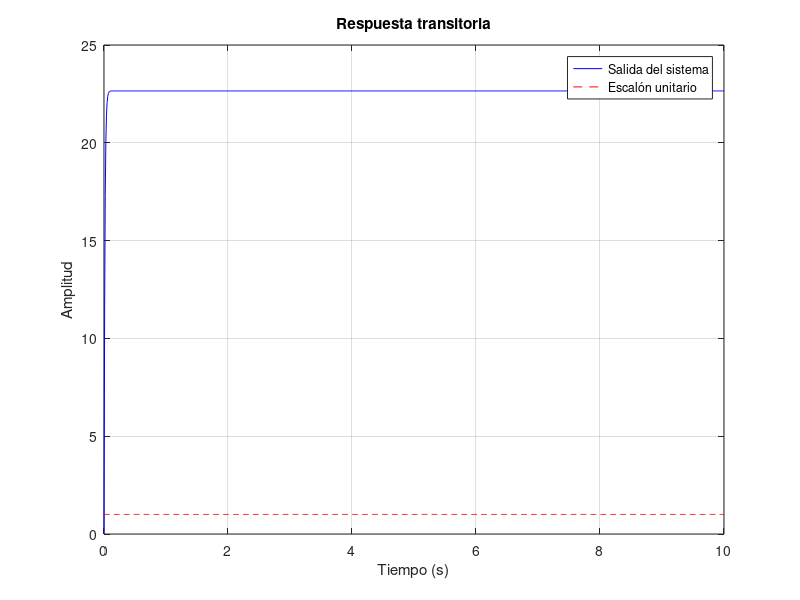

Write MATLAB code to recreate this figure.
Kt = 0.0436;
Kb = 0.0436;
Ra = 17;
L = 9.35e-3;
J = 1.6e-6;
b = 1.4e-6;

numerador = [Kt];
denominador = [J*L (J*Ra + L*b) (b*Ra + Kb*Kt)];

H = tf(numerador, denominador)

t = linspace(0,10,1000);    
u = ones(size(t));

y1 = lsim(H,u,t);
figure;
plot(t,y1,'b',t,u,'r--')
xlabel('Tiempo (s)')
ylabel('Amplitud')
title('Respuesta transitoria')
legend('Salida del sistema','Escalón unitario')
grid on